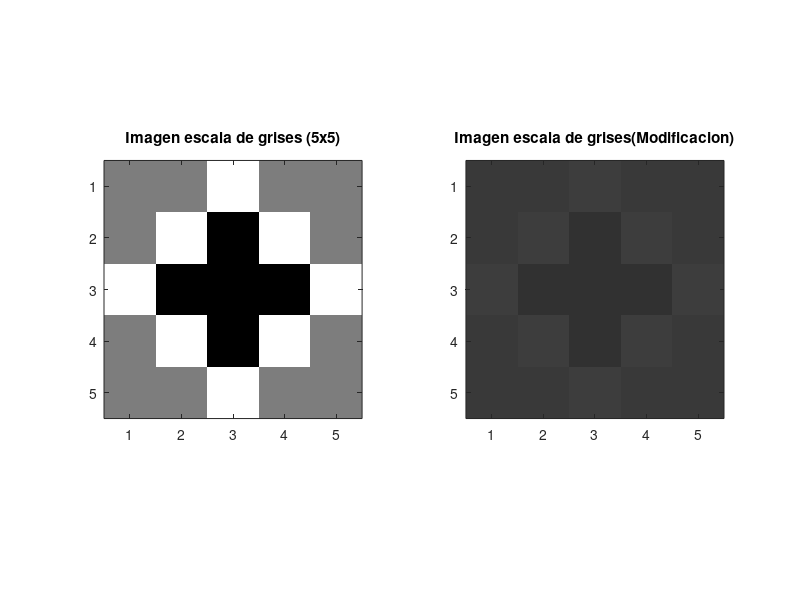

MATLAB code for this plot:
clc #Limpiar la "ventana de comandos"
clear all #Elimina todas las variables creadas
close all #Cierra todas las ventanas creadas
pkg load image; #Cargar paquete de imágenes

# Miranda Muñoz Marco Antonio 501

n = 0
g = 127
b = 255

I_GRIS = [g g b g g
      g b n b g
      b n n n b
      g b n b g
      g g b g g ];

I_GRIS = uint8(I_GRIS)
[r c nm] = size(I_GRIS)

figure 1
subplot(1,2,1)
imshow(I_GRIS);
title("Imagen escala de grises (5x5)")
axis("on")

subplot(1,2,2)
#imshow(I_M/20+220);
I_GRIS2 = I_GRIS/20 + 50
imshow(I_GRIS2);
title("Imagen escala de grises(Modificacion)")
axis("on")

# MIranda Muñoz Marco Antonio 501
